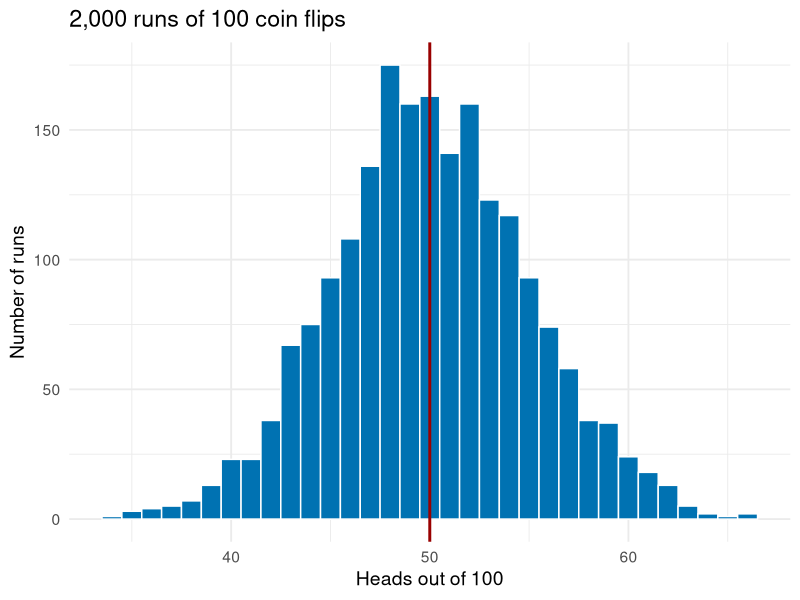
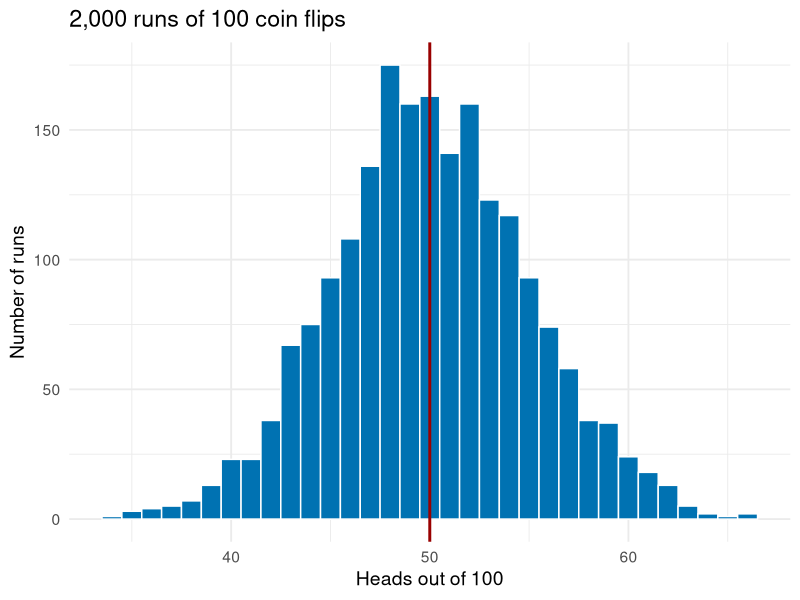
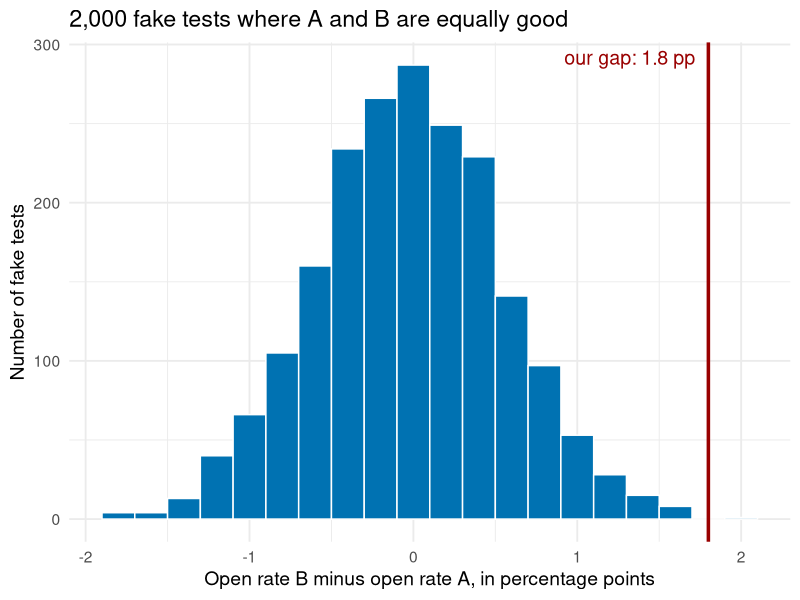
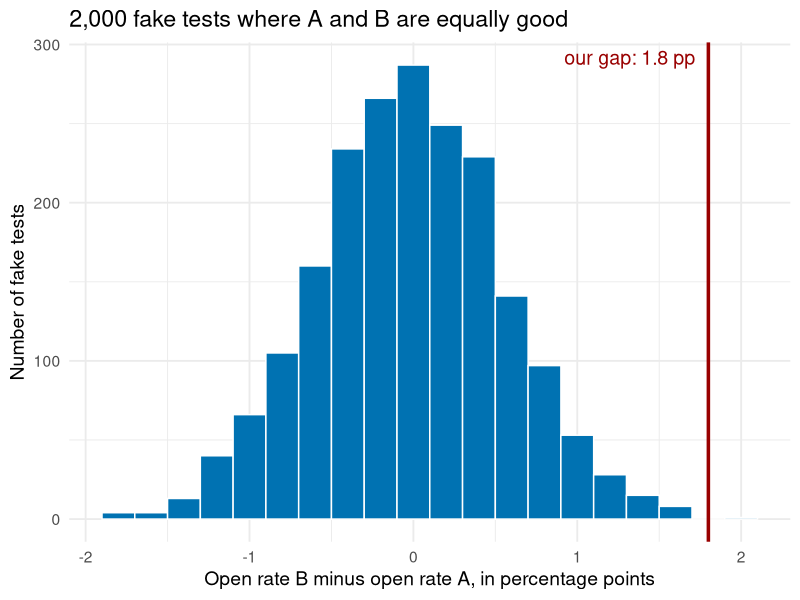

These charts were generated, in order, by the following R code:
## ---- chunk 1
#| include: false
library(data.table)
library(ggplot2)
library(scales)
library(knitr)

usc_red  <- "#990000"
usc_gold <- "#E69F00"
blue     <- "#0072B2"
set.seed(566)

fmt_n <- function(x) format(x, big.mark = ",", scientific = FALSE)
pct   <- function(x, d = 1) paste0(format(round(100 * x, d), nsmall = d), "%")
pp    <- function(x, d = 1) paste0(format(round(100 * x, d), nsmall = d), " pp")
usd   <- function(x) paste0("$", format(round(x), big.mark = ","))

# --- 1. randomization demo: 2,000 customers, coupon assigned two ways ---
n_cust <- 2000
cust <- data.table(
  past_spend = round(exp(rnorm(n_cust, log(80), 0.6))),
  age        = round(rnorm(n_cust, 38, 10)))
cust[, coupon_random   := rbinom(n_cust, 1, 0.5)]
cust[, coupon_targeted := rbinom(n_cust, 1, plogis(-1 + 1.3 * scale(log(past_spend))[, 1]))]
bal <- rbind(
  cust[, .(how = "Coin flip (random)", group = ifelse(coupon_random == 1, "Coupon", "No coupon"),
           past_spend, age)],
  cust[, .(how = "Targeted at big spenders", group = ifelse(coupon_targeted == 1, "Coupon", "No coupon"),
           past_spend, age)])
bal_tab <- bal[, .(customers = .N,
                   `avg. past spend` = usd(mean(past_spend)),
                   `avg. age` = round(mean(age), 1)), by = .(how, group)]
setnames(bal_tab, c("how", "group"), c("How the coupon was assigned", "Group"))
rnd_gap <- cust[, mean(past_spend[coupon_random == 1]) - mean(past_spend[coupon_random == 0])]
tgt_gap <- cust[, mean(past_spend[coupon_targeted == 1]) - mean(past_spend[coupon_targeted == 0])]
rnd_spend <- cust[, usd(c(mean(past_spend[coupon_random == 0]), mean(past_spend[coupon_random == 1])))]

# --- 2. A/B test: two subject lines ---
nA <- 10000; nB <- 10000
openA <- 2130; openB <- 2310
pA <- openA / nA; pB <- openB / nB
diff_ab <- pB - pA
se_ab   <- sqrt(pA * (1 - pA) / nA + pB * (1 - pB) / nB)
z_ab    <- diff_ab / se_ab
p_ab    <- 2 * (1 - pnorm(abs(z_ab)))
ci_ab   <- diff_ab + c(-1, 1) * 1.96 * se_ab
# same rates, ten times fewer emails
n_small <- 1000
se_small <- sqrt(pA * (1 - pA) / n_small + pB * (1 - pB) / n_small)
z_small  <- diff_ab / se_small
p_small  <- 2 * (1 - pnorm(abs(z_small)))

# --- 3. what chance alone produces: 2,000 fake A/A tests, no true difference ---
n_fake <- 2000
fake <- data.table(open_b = rbinom(n_fake, nB, pA), open_a = rbinom(n_fake, nA, pA))
fake[, diff_pp := 100 * (open_b / nB - open_a / nA)]
fake_first <- fake[1:3, .(`Fake test` = 1:3, `A opened` = fmt_n(open_a), `B opened` = fmt_n(open_b),
                          `Gap, B minus A (pct. points)` = sprintf("%+.2f", diff_pp))]
fake_as_big <- fake[abs(diff_pp) >= 100 * diff_ab, .N]
fake_range  <- quantile(fake$diff_pp, c(0.025, 0.975))

# --- 4. ad measurement: attributed vs incremental ---
spend      <- 50000
rev_per    <- 100
attr_conv  <- 1800
roas_attr  <- (attr_conv * rev_per - spend) / spend
n_treat    <- 90000; n_hold <- 10000
cr_treat   <- 0.032; cr_hold <- 0.028
lift       <- cr_treat - cr_hold
incr_conv  <- lift * n_treat
iroas      <- (incr_conv * rev_per - spend) / spend

# --- 5. the holdout catch: only some people ever see an ad ---
share_exposed <- 0.20
base_exposed  <- 0.040; base_unexposed <- 0.025
effect        <- 0.020
treat_exposed <- base_exposed + effect
ctrl_all      <- share_exposed * base_exposed + (1 - share_exposed) * base_unexposed
treat_all     <- share_exposed * treat_exposed + (1 - share_exposed) * base_unexposed
n_exposed     <- share_exposed * n_treat
# the catch example must reproduce the holdout slide: 3.2% vs 2.8%, 360 incremental conversions
stopifnot(isTRUE(all.equal(ctrl_all, cr_hold)), isTRUE(all.equal(treat_all, cr_treat)),
          isTRUE(all.equal(effect * n_exposed, incr_conv)))
kinds_tab <- data.table(
  `Kind of person` = c("Heavy internet users (the ad reaches them)",
                       "Light users (the ad never reaches them)"),
  `Share of the audience` = c(pct(share_exposed, 0), pct(1 - share_exposed, 0)),
  `Converts without ads` = c(pct(base_exposed), pct(base_unexposed)),
  `Converts if shown the ad` = c(pct(treat_exposed), paste0(pct(base_unexposed), " (never shown)")))
# Attempt 3 head counts, and how clearly each attempt stands out from noise
# (z = gap / standard error, same formula as the A/B test)
n_hold_exposed <- share_exposed * n_hold
se_a1 <- sqrt(cr_treat * (1 - cr_treat) / n_treat + cr_hold * (1 - cr_hold) / n_hold)
se_a3 <- sqrt(treat_exposed * (1 - treat_exposed) / n_exposed +
              base_exposed * (1 - base_exposed) / n_hold_exposed)
z_a1 <- lift / se_a1
z_a3 <- effect / se_a3

# --- 6. attribution rules on one customer journey ---
journey <- data.table(
  Rule = c("Last-touch", "First-touch", "Linear", "Time-decay"),
  `Search ad (day 1)` = c("$0", "$100", "$33", "$20"),
  `Social ad (day 3)` = c("$0", "$0", "$33", "$30"),
  `Email (day 5)`     = c("$100", "$0", "$33", "$50"))

# --- 7. adstock ---
adstock <- data.table(Week = 1:5, `Spend` = c("$100", "$0", "$0", "$0", "$0"),
                      `Adstock (50% carries over)` = c("100", "50", "25", "12.5", "6.25"))

# --- 8. stats refresher: coin flips (kept last so the draws above do not change) ---
n_flip <- 100
flip_runs <- rbinom(5, n_flip, 0.5)
flip_tab <- data.table(Run = 1:5, `Heads out of 100` = flip_runs,
                       `Share of heads` = pct(flip_runs / n_flip, 0))
n_runs <- 2000
flips <- data.table(heads = rbinom(n_runs, n_flip, 0.5))
se_flip <- sd(flips$heads)
se_r    <- round(se_flip)
flip_in <- flips[heads >= 50 - 1.96 * se_flip & heads <= 50 + 1.96 * se_flip, .N] / n_runs
se_f100 <- 100 * sqrt(0.5 * 0.5 / 100)
se_f10k <- 100 * sqrt(0.5 * 0.5 / 10000)
run1    <- flip_runs[1]
## ---- chunk 2
kable(flip_tab, align = "ccc")
## ---- chunk 3
#| fig-width: 8
#| fig-height: 4
p_flips <- ggplot(flips, aes(x = heads)) +
  geom_histogram(binwidth = 1, fill = blue, color = "white") +
  geom_vline(xintercept = 50, color = usc_red, linewidth = 1) +
  labs(title = paste0(fmt_n(n_runs), " runs of ", n_flip, " coin flips"),
       x = "Heads out of 100", y = "Number of runs") +
  theme_minimal(base_size = 14)
p_flips
## ---- chunk 4
#| fig-width: 8
#| fig-height: 3
p_flips
## ---- chunk 5
kable(bal_tab, align = "llccc")
## ---- chunk 6
kable(bal_tab, align = "llccc")
## ---- chunk 7
kable(fake_first, align = "cccc")
## ---- chunk 8
#| fig-width: 8
#| fig-height: 4
p_fake <- ggplot(fake, aes(x = diff_pp)) +
  geom_histogram(binwidth = 0.2, fill = blue, color = "white") +
  geom_vline(xintercept = 100 * diff_ab, color = usc_red, linewidth = 1.2) +
  annotate("text", x = 100 * diff_ab, y = Inf, vjust = 1.5, hjust = 1.1,
           label = paste0("our gap: ", pp(diff_ab)), color = usc_red, size = 5) +
  labs(title = paste0(fmt_n(n_fake), " fake tests where A and B are equally good"),
       x = "Open rate B minus open rate A, in percentage points", y = "Number of fake tests") +
  theme_minimal(base_size = 14)
p_fake
## ---- chunk 9
#| fig-width: 8
#| fig-height: 3.2
p_fake
## ---- chunk 10
kable(journey, align = "lccc")
## ---- chunk 11
kable(kinds_tab, align = "lccc")
## ---- chunk 12
kable(kinds_tab, align = "lccc")
## ---- chunk 13
kable(kinds_tab, align = "lccc")
## ---- chunk 14
kable(kinds_tab, align = "lccc")
## ---- chunk 15
kable(kinds_tab, align = "lccc")
## ---- chunk 16
kable(adstock, align = "ccc")
